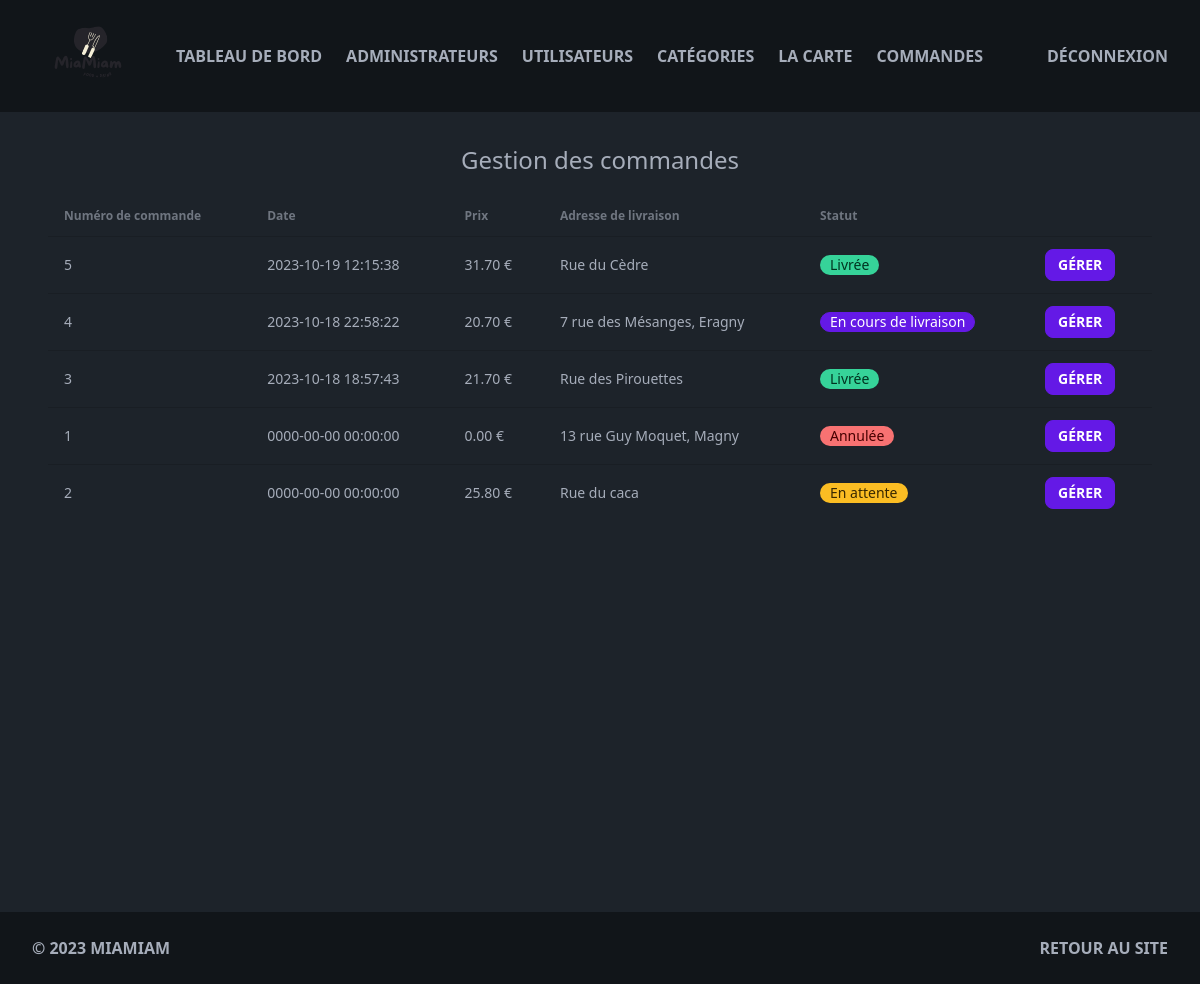
/admin/manage-order.php (signed in), run on an earlier commit of the app's database.
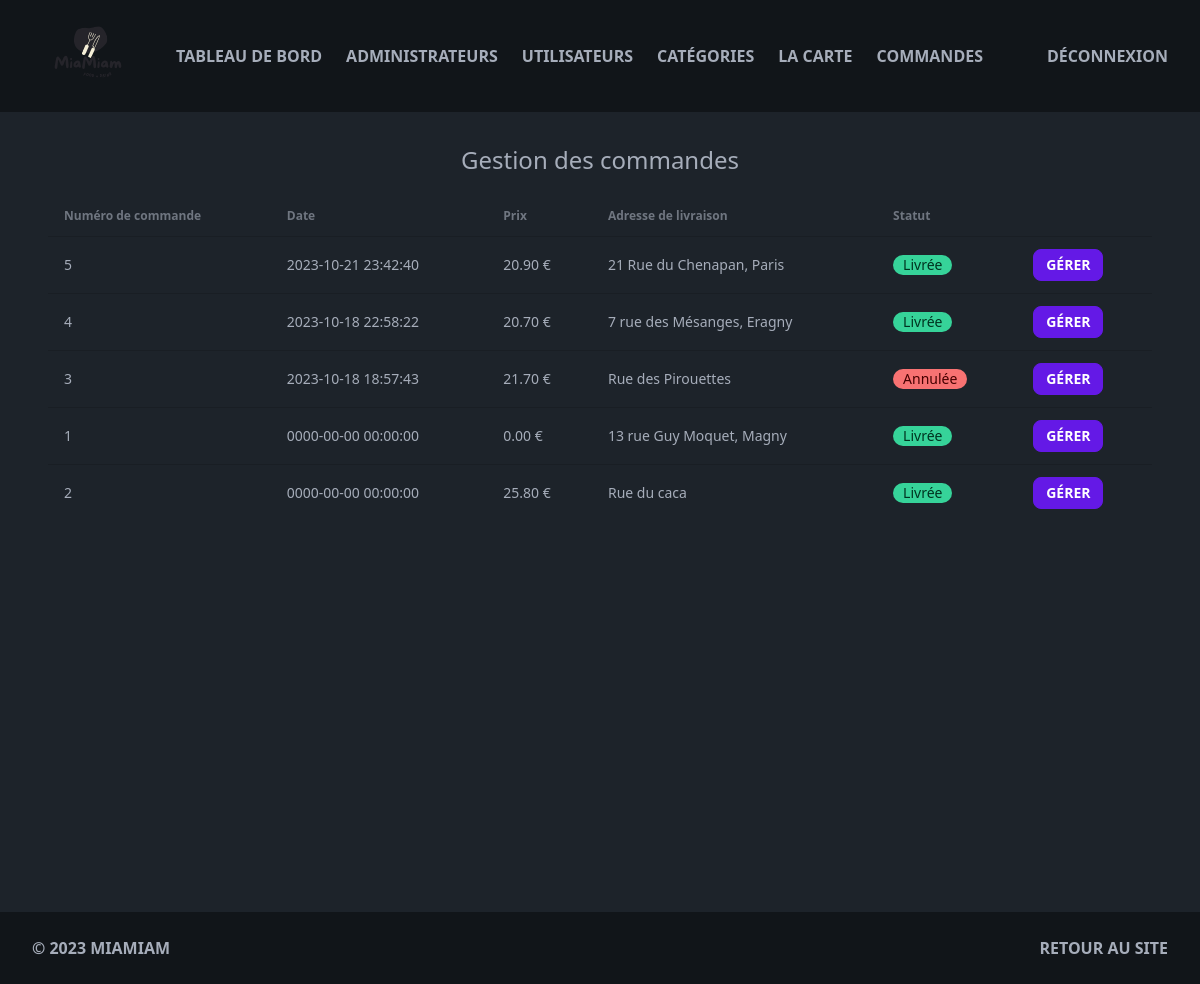
And on a later commit of the database.
### tables this page shows
CREATE TABLE IF NOT EXISTS `food_order` (
  `id` int NOT NULL AUTO_INCREMENT,
  `price` decimal(10,2) NOT NULL,
  `user_id` int NOT NULL,
  `delivery_address` varchar(255) NOT NULL,
  `order_date` timestamp NOT NULL DEFAULT CURRENT_TIMESTAMP,
  `status` varchar(255) NOT NULL,
  `comment` varchar(255) NOT NULL,
  PRIMARY KEY (`id`)
);

### admin/manage-order.php (the view, shortened to what this page needs)
<?php include('partials/menu.php'); ?>
<?php session_start();
require("../connection.php");
try {
    $sql = "SELECT * FROM food_order ORDER BY order_date DESC";
    $orders = $conn->query($sql)->fetchAll();
} catch (PDOException $e) {
    echo $e->getMessage();
}
?>
<!DOCTYPE html>
<html>
<head>
</head>
<body>
    <main class="mx-auto min-h-screen max-w-screen-xl px-12 py-8">
        <div class="wrapper">
            <h1 class="text-2xl text-center mb-5">Gestion des commandes</h1>
            <table class="table col-span-2">
                <thead>
                    <tr>
                        <th>Numéro de commande</th>
                        <th>Date</th>
                        <th>Prix</th>
                        <th>Adresse de livraison</th>
                        <th>Statut</th>
                        <th></th>
                    </tr>
                </thead>
                <tbody>
                    <?php foreach ($orders as $order) { ?>
                        <tr>
                            <td>
                                <?php echo $order["id"]; ?>
                            </td>
                            <td>
                                <?php echo $order["order_date"]; ?>
                            </td>
                            <td>
                                <?php echo $order["price"]; ?> €
                            </td>
                            <td>
                                <?php echo $order["delivery_address"]; ?>
                            </td>
                            <td>
                                <?php if ($order["status"] === "En attente") { ?>
                                    <div class="badge badge-warning gap-2">
                                        <?php echo $order["status"]; ?>
                                    </div>
                                <?php } else if ($order["status"] === "En cours de livraison") { ?>
                                    <div class="badge badge-primary gap-2">
                                        <?php echo $order["status"]; ?>
                                    </div>
                                <?php } else if ($order["status"] === "Livrée") { ?>
                                    <div class="badge badge-success gap-2">
                                        <?php echo $order["status"]; ?>
                                    </div>
                                <?php } else if ($order["status"] === "Annulée") { ?>
                                    <div class="badge badge-error gap-2">
                                        <?php echo $order["status"]; ?>
                                    </div>
                                <?php } ?>
                            </td>
                            <td>
                                <a href="order-info.php?id=<?php echo $order["id"]; ?>" class="btn btn-sm btn-primary">Gérer</a>
                        </tr>
                    <?php } ?>
                </tbody>
            </table>
        </div>
    </main>
</body>
</html>
<?php include('partials/footer.php'); ?>

### admin/partials/menu.php (shortened to what this page needs)
<!DOCTYPE html>
<html lang="en" data-theme="dark">
<head>
    <link rel="stylesheet" href="../css/output.css" />
</head>
<body>
    <header class="bg-[#111519] dark:bg-[#111519] w-full top-0 z-50 sticky">
        <div class="flex items-center space-x-8 px-8">
            <img src="../assets/logo/miamiam_logo.svg" class=" w-28" alt="">
            <div class="flex w-full justify-between">
                <ul class="flex space-x-6">
                    <li><a href="index" class="text-center font-semibold uppercase">Tableau de bord</a></li>
                    <li><a href="manage-admin" class="text-center font-semibold uppercase">Administrateurs</a></li>
                    <li><a href="manage-user" class="text-center font-semibold uppercase">Utilisateurs</a></li>
                    <li><a href="manage-category" class="text-center font-semibold uppercase">Catégories</a></li>
                    <li><a href="manage-alacarte" class="text-center font-semibold uppercase">La carte</a></li>
                    <li><a href="manage-order" class="text-center font-semibold uppercase">Commandes</a></li>
                </ul>
                <a href="logout" class="text-center font-semibold uppercase">Déconnexion</a>
            </div>
        </div>
    </header>
</body>
</html>

### admin/partials/footer.php
<!DOCTYPE html>
<html lang="en">
<body>
    <footer class="bg-[#111519] dark:bg-[#111519] w-full z-50">
        <div class="flex justify-between px-8 py-6">
            <p>
                <span class="text-center font-semibold uppercase">© 2023 Miamiam</span>
            </p>
            <div class="flex space-x-8">
                <a href="../index">
                    <span class="text-center font-semibold uppercase">Retour au site</span>
                </a>
            </div>
        </div>
    </footer>
</body>
</html>

What changed in the data, as far as the page shows it:
changed food_order id 5: order_date "2023-10-19 12:15:38" → "2023-10-21 23:42:40"; price "31.70" → "20.90"; delivery_address "Rue du Cèdre" → "21 Rue du Chenapan, Paris"
changed food_order "7 rue des Mésanges, Eragny": status "En cours de livraison" → "Livrée"
changed food_order "Rue des Pirouettes": status "Livrée" → "Annulée"
changed food_order "13 rue Guy Moquet, Magny": status "Annulée" → "Livrée"
changed food_order "Rue du caca": status "En attente" → "Livrée"
